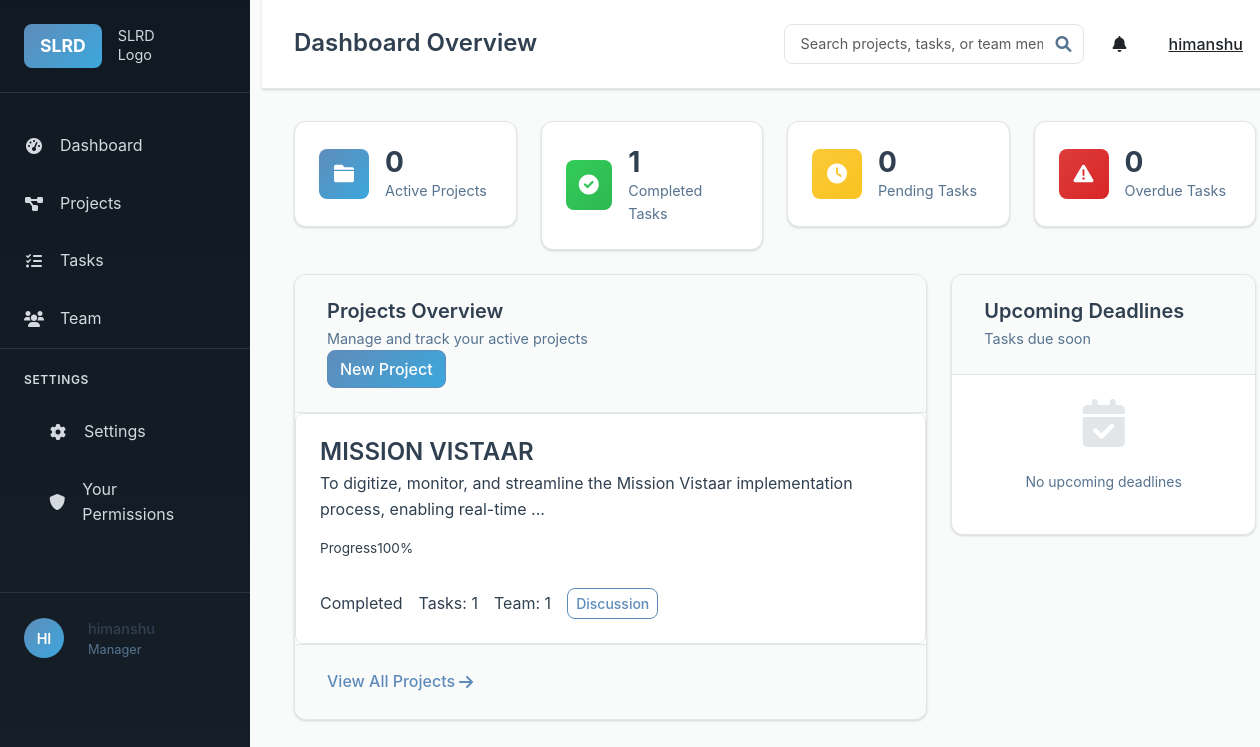
Page /manager/dashboard (signed in) on the committed database.
### models.py (models this page shows, shortened)
class User(UserMixin, db.Model):
    id = db.Column(db.Integer, primary_key=True)
    username = db.Column(db.String(80), unique=True, nullable=False)
    email = db.Column(db.String(120), unique=True, nullable=False)
    password_hash = db.Column(db.String(256), nullable=False)
    role = db.Column(db.String(20), nullable=False, default='User')  # Admin, Manager, User
    created_at = db.Column(db.DateTime, default=lambda: datetime.now(timezone.utc))
    manager_id = db.Column(db.Integer, db.ForeignKey('user.id'), nullable=True)
    skills = db.Column(db.Text)  # JSON string of skills array
    managed_users = db.relationship('User', backref=db.backref('manager', remote_side=[id]), lazy='dynamic')
    projects_created = db.relationship('Project', foreign_keys='Project.created_by_id', backref='creator', lazy='dynamic')
    projects_assigned = db.relationship('Project', secondary='project_assignments', back_populates='assigned_users', lazy='dynamic')
    tasks_created = db.relationship('Task', foreign_keys='Task.created_by_id', backref='creator', lazy='dynamic')
    tasks_assigned = db.relationship('Task', foreign_keys='Task.assigned_to_id', backref='assigned_user', lazy='dynamic')
    comments = db.relationship('Comment', backref='author', lazy='dynamic')
    permissions = db.relationship('UserPermission', backref='user', lazy='dynamic', cascade='all, delete-orphan')
    def get_accessible_projects(self):
        if self.role == 'Admin':
            return Project.query.all()
        elif self.role == 'Manager':
            created = Project.query.filter_by(created_by_id=self.id).all()
            assigned = self.projects_assigned.all()
            return list(set(created + assigned))
        else:
            return self.projects_assigned.all()
    def get_accessible_tasks(self):
        if self.role == 'Admin':
            return Task.query.all()
        elif self.role == 'Manager':
            created = Task.query.filter_by(created_by_id=self.id).all()
            assigned = Task.query.filter_by(assigned_to_id=self.id).all()
            return list(set(created + assigned))
        else:
            return Task.query.filter_by(assigned_to_id=self.id).all()

class Project(db.Model):
    id = db.Column(db.Integer, primary_key=True)
    title = db.Column(db.String(200), nullable=False)
    description = db.Column(db.Text)
    status = db.Column(db.String(20), default='In Progress')  # Just Started, In Progress, Completed
    progress = db.Column(db.Integer, default=0)  # 0-100%
    deadline = db.Column(db.Date)
    created_at = db.Column(db.DateTime, default=lambda: datetime.now(timezone.utc))
    updated_at = db.Column(db.DateTime, default=lambda: datetime.now(timezone.utc), onupdate=lambda: datetime.now(timezone.utc))
    created_by_id = db.Column(db.Integer, db.ForeignKey('user.id'), nullable=False)
    tasks = db.relationship('Task', backref='project', lazy='dynamic', cascade='all, delete-orphan')
    comments = db.relationship('Comment', backref='project', lazy='dynamic', cascade='all, delete-orphan')
    documents = db.relationship('Document', backref='project', lazy='dynamic', cascade='all, delete-orphan')
    assigned_users = db.relationship('User', secondary='project_assignments', back_populates='projects_assigned')

### routes.py (the view)
@app.route('/manager/dashboard')
@login_required
def manager_dashboard():
    if current_user.role not in ['Admin', 'Manager']:
        abort(403)
    projects = current_user.get_accessible_projects()
    tasks = current_user.get_accessible_tasks()
    total_projects = len(projects)
    active_projects = len([p for p in projects if p.status in ['Just Started', 'In Progress']])
    completed_projects = len([p for p in projects if p.status == 'Completed'])
    total_tasks = len(tasks)
    completed_tasks = len([t for t in tasks if t.status == 'Completed'])
    pending_tasks = len([t for t in tasks if t.status == 'Pending'])
    overdue_tasks = len([t for t in tasks if t.is_overdue()])
    recent_projects = sorted(projects, key=lambda x: x.created_at, reverse=True)[:3]
    upcoming_deadlines = sorted([t for t in tasks if t.deadline and t.status != 'Completed'],
                               key=lambda x: x.deadline)[:5]
    return render_template('dashboard/manager.html',
                         total_projects=total_projects,
                         active_projects=active_projects,
                         completed_projects=completed_projects,
                         total_tasks=total_tasks,
                         completed_tasks=completed_tasks,
                         pending_tasks=pending_tasks,
                         overdue_tasks=overdue_tasks,
                         recent_projects=recent_projects,
                         upcoming_deadlines=upcoming_deadlines)

### app.py (called while the page is built)
@login_manager.user_loader
def load_user(user_id):
    from models import User
    return User.query.get(int(user_id))

### models.py (called while the page is built)
    def is_overdue(self):
        if self.deadline and self.status != 'Completed':
            return datetime.now().date() > self.deadline
        return False

### templates/dashboard/manager.html (shortened to what this page needs)
{% extends "base.html" %}
{% block page_title %}Dashboard Overview{% endblock %}
{% block content %}
<div class="dashboard-overview">
    <div class="row mb-4">
        <div class="col-md-3">
            <div class="stat-card primary">
                <div class="stat-icon">
                    <i class="fas fa-folder"></i>
                </div>
                <div class="stat-content">
                    <h3>{{ active_projects }}</h3>
                    <p>Active Projects</p>
                </div>
            </div>
        </div>
        <div class="col-md-3">
            <div class="stat-card success">
                <div class="stat-icon">
                    <i class="fas fa-check-circle"></i>
                </div>
                <div class="stat-content">
                    <h3>{{ completed_tasks }}</h3>
                    <p>Completed Tasks</p>
                </div>
            </div>
        </div>
        <div class="col-md-3">
            <div class="stat-card warning">
                <div class="stat-icon">
                    <i class="fas fa-clock"></i>
                </div>
                <div class="stat-content">
                    <h3>{{ pending_tasks }}</h3>
                    <p>Pending Tasks</p>
                </div>
            </div>
        </div>
        <div class="col-md-3">
            <div class="stat-card danger">
                <div class="stat-icon">
                    <i class="fas fa-exclamation-triangle"></i>
                </div>
                <div class="stat-content">
                    <h3>{{ overdue_tasks }}</h3>
                    <p>Overdue Tasks</p>
                </div>
            </div>
        </div>
    </div>
    <div class="row">
        <div class="col-md-8">
            <div class="content-card">
                <div class="card-header">
                    <h3>Projects Overview</h3>
                    <p>Manage and track your active projects</p>
                    <a href="{{ url_for('create_project') }}" class="btn btn-primary">New Project</a>
                </div>
                <div class="projects-list">
                    {% for project in recent_projects %}
                    <div class="project-item">
                        <h4>{{ project.title }}</h4>
                        <p>{{ project.description[:100] }}...</p>
                        <div class="project-meta">
                            <div class="progress-info">
                                <span>Progress</span>
                                <span>{{ project.progress }}%</span>
                            </div>
                        </div>
                        <div class="project-details">
                            <span class="status in-progress">{{ project.status }}</span>
                            <span class="tasks">Tasks: {{ project.tasks.count() }}</span>
                            <span class="team">Team: {{ project.assigned_users|length }}</span>
                            <a href="{{ url_for('view_project', project_id=project.id) }}" class="btn btn-sm btn-outline-primary">Discussion</a>
                        </div>
                    </div>
                    {% endfor %}
                </div>
                <div class="card-footer">
                    <a href="{{ url_for('projects_list') }}" class="view-all-link">
                        View All Projects <i class="fas fa-arrow-right"></i>
                    </a>
                </div>
            </div>
        </div>
        <div class="col-md-4">
            <div class="content-card">
                <div class="card-header">
                    <h3>Upcoming Deadlines</h3>
                    <p>Tasks due soon</p>
                </div>
                <div class="deadlines-list">
                    {% if upcoming_deadlines|length == 0 %}
                    <div class="empty-state small">
                        <i class="fas fa-calendar-check"></i>
                        <p>No upcoming deadlines</p>
                    </div>
                    {% endif %}
                </div>
            </div>
        </div>
    </div>
</div>
{% endblock %}

### templates/base.html (shortened to what this page needs)
<!DOCTYPE html>
<html lang="en">
<head>
    <link href="https://cdn.jsdelivr.net/npm/bootstrap@5.3.0/dist/css/bootstrap.min.css" rel="stylesheet">
    <link href="https://cdnjs.cloudflare.com/ajax/libs/font-awesome/6.0.0/css/all.min.css" rel="stylesheet">
    <link href="{{ url_for('static', filename='css/style.css') }}" rel="stylesheet">
</head>
<body>
    {% if current_user.is_authenticated %}
    <div class="container-fluid">
        <div class="row">
            <div class="col-md-2 p-0">
                <div class="sidebar">
                    <div class="sidebar-header">
                        <div class="logo">
                            <span class="slrd-logo">SLRD</span>
                            <span class="logo-text">SLRD<br>Logo</span>
                        </div>
                    </div>
                    <nav class="sidebar-nav">
                        <ul class="nav flex-column">
                            <li class="nav-item">
                                <a class="nav-link" href="{{ url_for('index') }}">
                                    <i class="fas fa-tachometer-alt"></i> Dashboard
                                </a>
                            </li>
                            <li class="nav-item">
                                <a class="nav-link" href="{{ url_for('projects_list') }}">
                                    <i class="fas fa-project-diagram"></i> Projects
                                </a>
                            </li>
                            <li class="nav-item">
                                <a class="nav-link" href="{{ url_for('tasks_list') }}">
                                    <i class="fas fa-tasks"></i> Tasks
                                </a>
                            </li>
                            {% if current_user.role in ['Admin', 'Manager'] %}
                            <li class="nav-item">
                                <a class="nav-link" href="{{ url_for('team_list') }}">
                                    <i class="fas fa-users"></i> Team
                                </a>
                            </li>
                            {% endif %}
                        </ul>
                        <div class="sidebar-settings">
                            <h6>SETTINGS</h6>
                            <ul class="nav flex-column">
                                <li class="nav-item">
                                    <a class="nav-link" href="{{ url_for('settings') }}">
                                        <i class="fas fa-cog"></i> Settings
                                    </a>
                                </li>
                                <li class="nav-item">
                                    <a class="nav-link" href="{{ url_for('your_permissions') }}">
                                        <i class="fas fa-shield-alt"></i> Your Permissions
                                    </a>
                                </li>
                            </ul>
                        </div>
                    </nav>
                    <div class="sidebar-user">
                        <div class="user-avatar">{{ current_user.username[:2].upper() }}</div>
                        <div class="user-info">
                            <div class="user-name">{{ current_user.username }}</div>
                            <div class="user-role">{{ current_user.role }}</div>
                        </div>
                    </div>
                </div>
            </div>
            <div class="col-md-10 main-content">
                <header class="main-header">
                    <div class="d-flex justify-content-between align-items-center">
                        <h1>{% block page_title %}SLRD Project Management{% endblock %}</h1>
                        <div class="header-actions">
                            <div class="search-box">
                                <input type="text" class="form-control" placeholder="Search projects, tasks, or team members">
                                <i class="fas fa-search"></i>
                            </div>
                            <div class="dropdown">
                                <button class="btn btn-link text-dark" type="button" data-bs-toggle="dropdown">
                                    <i class="fas fa-bell"></i>
                                </button>
                            </div>
                            <div class="dropdown">
                                <button class="btn btn-link text-dark" type="button" data-bs-toggle="dropdown">
                                    {{ current_user.username }}
                                </button>
                            </div>
                        </div>
                    </div>
                </header>
                <div class="content-area">
                    {% block content %}{% endblock %}
                </div>
            </div>
        </div>
    </div>
    {% else %}
    <div class="auth-container">
        {% block auth_content %}{% endblock %}
    </div>
    {% endif %}
</body>
</html>

### rows in the picture
User: username "HI", username "himanshu", role "Manager"
Project: title "MISSION VISTAAR", description "To digitize, monitor, and streamline the Mission Vistaar implementation process, enabling real-time", progress "100", status "Completed", tasks.count "1", assigned_users|length "1"

### other values in the picture
{{ active_projects }} "0"
{{ completed_tasks }} "1"
{{ pending_tasks }} "0"
{{ overdue_tasks }} "0"
